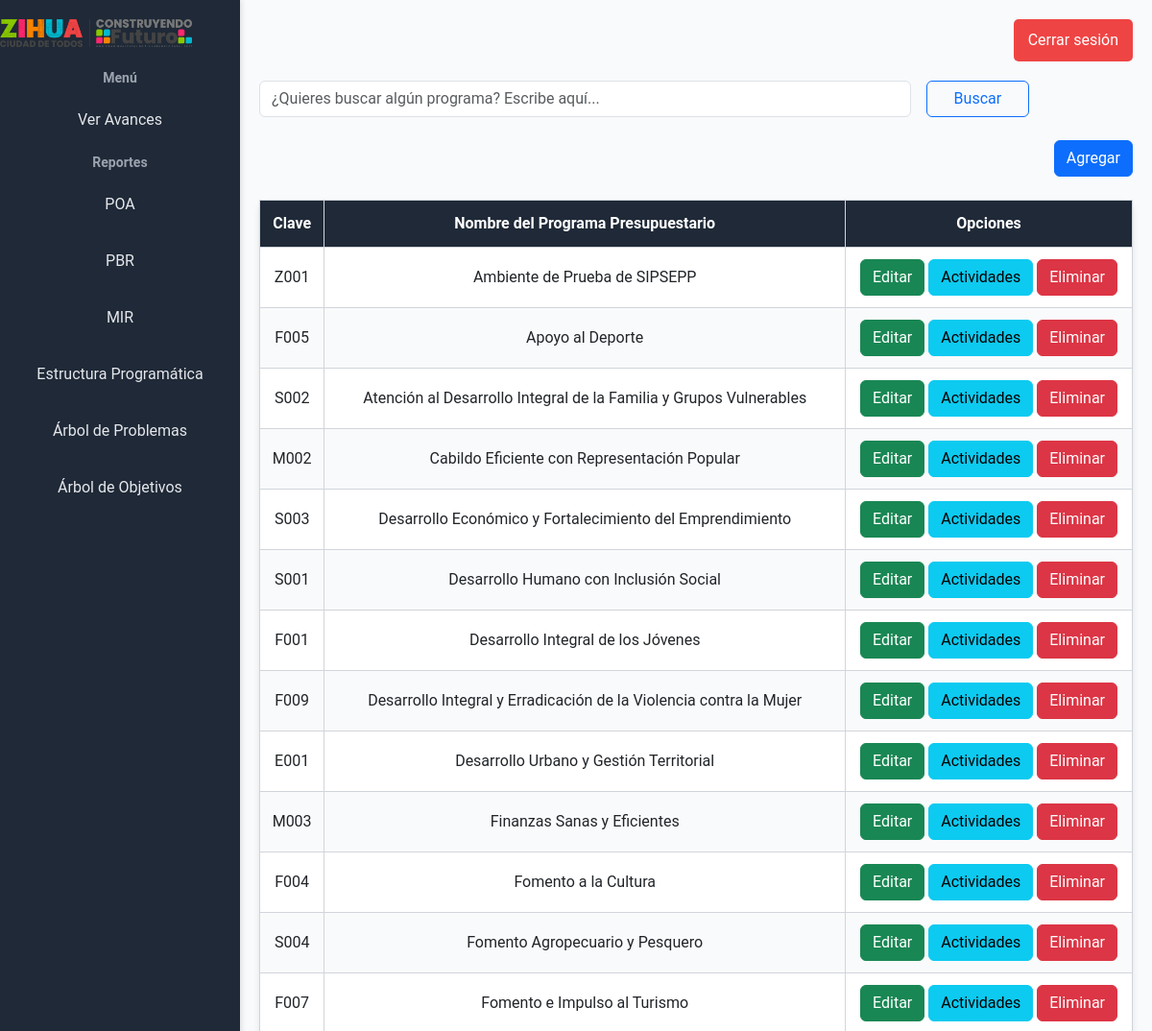
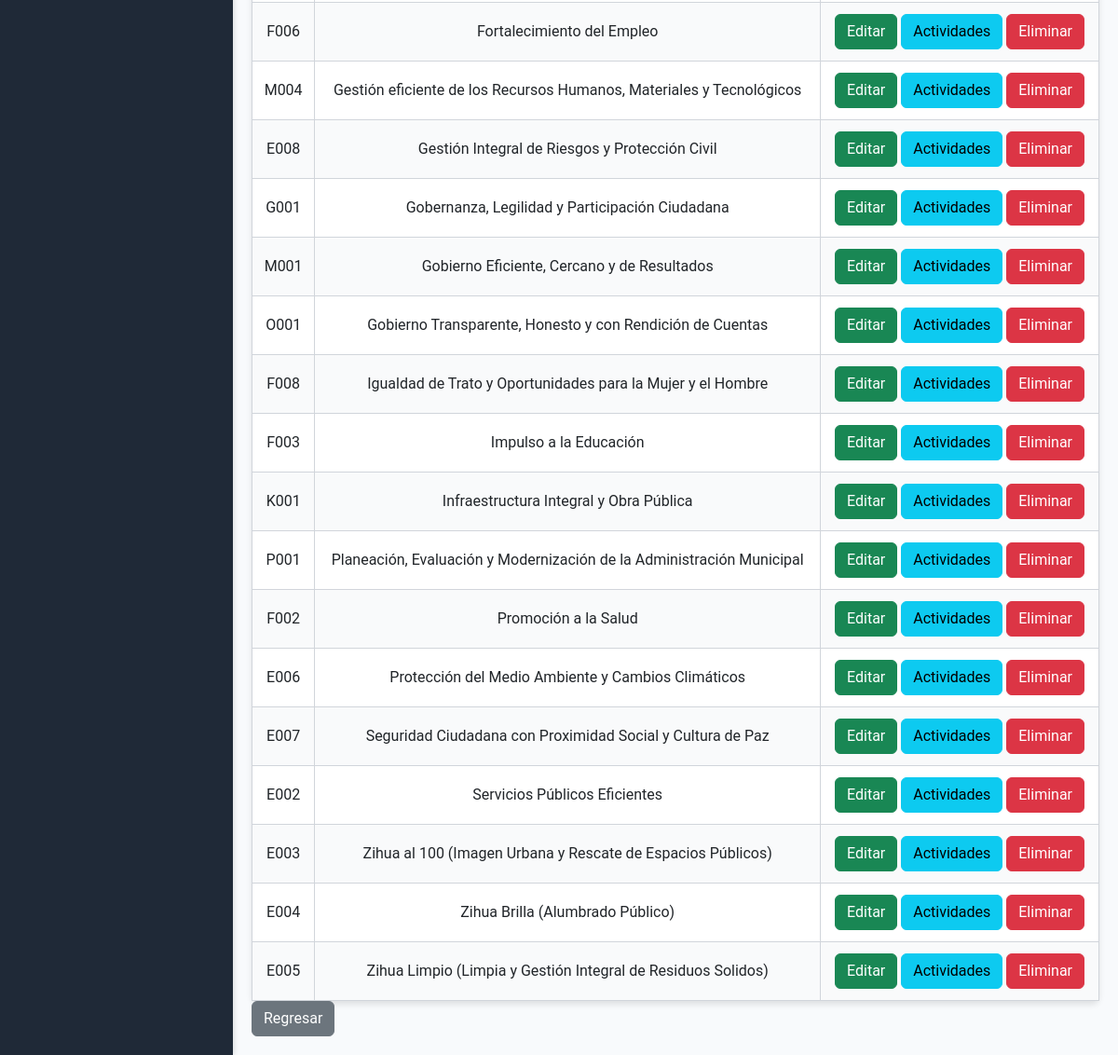
The page /formularios/programa_presupuestario/editarProg.php (signed in) on the database its author committed (2 pictures, top to bottom).
### tables this page shows
CREATE TABLE `listapp` (
  `claveProgramaP` varchar(10) NOT NULL,
  `nombreProgramaP` varchar(255) NOT NULL
);

### formularios/programa_presupuestario/editarProg.php (the view, shortened to what this page needs)
<?php
include '../../database/conexion.php';
$busqueda = isset($_GET['busqueda']) ? '%' . htmlspecialchars($_GET['busqueda'], ENT_QUOTES, 'UTF-8') . '%' : '%';
$programas = [];
$query = "SELECT * FROM listapp WHERE nombreProgramaP LIKE ? OR claveProgramaP LIKE ?";
$stmt = $conn->prepare($query);
$stmt->bind_param("ss", $busqueda, $busqueda);
$stmt->execute();
$result = $stmt->get_result();
if ($result->num_rows > 0) {
    while ($row = $result->fetch_assoc()) {
        $programas[] = $row;
    }
}
?>
<!DOCTYPE html>
<html lang="es">
<head>
    <link href="https://cdn.jsdelivr.net/npm/bootstrap@5.3.0/dist/css/bootstrap.min.css" rel="stylesheet">
    <link rel="stylesheet" href="../../css/editarProg.css">
</head>
<body>
    <div class="sidebar">
        <div class="logo">
            <a href="../plataforma/dashboard.php" target="_blank">
                <img src="../../img/ZIHUA_C.png" alt="Logo">
            </a>
        </div>
        <nav>
            <ul>
                <li><span class="menu-title">Menú</span></li>
                <li><a href="../../formularios/pre_a.php">Ver Avances</a></li>
                <li><span class="menu-title">Reportes</span></li>
                <li><a href="#">POA</a></li>
                <li><a href="#">PBR</a></li>
                <li><a href="#">MIR</a></li>
                <li><a href="#">Estructura Programática</a></li>
                <li><a href="#">Árbol de Problemas</a></li>
                <li><a href="#">Árbol de Objetivos</a></li>
            </ul>
        </nav>
    </div>
    <div class="content">
        <header>
            <button type="button" class="btn-salir" onclick="location.href='../../sesiones_conexiones/destruir_sesion.php';">Cerrar sesión</button>
        </header>
        <form method="GET" class="row g-3 mb-4" id="search-form">
    <div class="col-md-9">
        <input type="text" name="busqueda" id="search-input" class="form-control"
               placeholder="¿Quieres buscar algún programa? Escribe aquí..."
               value="<?php echo isset($_GET['busqueda']) ? htmlspecialchars($_GET['busqueda'], ENT_QUOTES, 'UTF-8') : ''; ?>">
    </div>
    <div class="col-md-3">
        <button type="submit" class="btn btn-outline-primary w-50">Buscar</button>
    </div>
        </form>
        <div class="col-md-12 text-end mb-4">
            <button type="button" class="btn btn-primary" onclick="location.href='agregarPrograma.php';">Agregar</button>
        </div>
        <table>
            <thead>
                <tr>
                    <th>Clave</th>
                    <th>Nombre del Programa Presupuestario</th>
                    <th>Opciones</th>
                </tr>
            </thead>
            <tbody id="results">
                <?php if (count($programas) > 0): ?>
                    <?php foreach ($programas as $programa): ?>
                        <tr data-clave="<?php echo htmlspecialchars($programa['claveProgramaP'], ENT_QUOTES, 'UTF-8'); ?>">
                        <form method="POST">
        <td>
            <span class="programa-info"><?php echo htmlspecialchars($programa['claveProgramaP'], ENT_QUOTES, 'UTF-8'); ?></span>
        </td>
        <td>
            <span class="programa-info"><?php echo htmlspecialchars($programa['nombreProgramaP'], ENT_QUOTES, 'UTF-8'); ?></span>
        </td>
        <td>
            <button type="button" class="btn btn-success edit-btn">Editar</button>
            <button type="button" class="btn btn-info" onclick="location.href='../pre_a.php?claveProgramaP=<?php echo htmlspecialchars($programa['claveProgramaP'], ENT_QUOTES, 'UTF-8'); ?>'">Actividades</button>
            <button type="submit" name="eliminar" class="btn btn-danger" onclick="return confirm('¿Estás seguro de eliminar este programa?');">Eliminar</button>
        </td>
    </form>
                        </tr>
                    <?php endforeach; ?>
                <?php else: ?>
                    <tr>
                        <td colspan="3">No se encontraron resultados.</td>
                    </tr>
                <?php endif; ?>
            </tbody>
        </table>
        <button type="button" class="btn btn-secondary" onclick="location.href='../../plataforma/dashboard.php';">Regresar</button>
    </div>
</body>
</html>

### css/editarProg.css (style rules this page uses)
* { margin: 0; padding: 0; box-sizing: border-box; }
body { font-family: 'Roboto', sans-serif; display: flex; height: 100vh; background-color: #F8FAFC; }
.sidebar { width: 250px; background-color: #1F2937; color: #FFFFFF; display: flex; flex-direction: column; align-items: center; padding-top: 20px; box-shadow: 2px 0 5px rgba(0, 0, 0, 0.1); }
.logo img { width: 80%; margin-bottom: 20px; }
nav ul { list-style-type: none; width: 100%; padding-left: 0; }
nav ul li { width: 100%; text-align: center; }
.menu-title { font-weight: bold; color: #9CA3AF; margin: 15px 0 10px; font-size: 14px; }
nav ul li a { display: block; padding: 15px; color: #E5E7EB; text-decoration: none; margin: 5px auto; border-radius: 4px; transition: background-color 0.3s ease, color 0.3s ease; }
.content { flex: 1; padding: 20px; overflow-x: auto; max-width: 100%; }
header { display: flex; justify-content: flex-end; margin-bottom: 20px; }
.btn-salir { background-color: #EF4444; color: white; border: none; padding: 10px 15px; border-radius: 5px; cursor: pointer; transition: background-color 0.3s ease; }
table { border-collapse: collapse; width: 100%; table-layout: auto; background-color: #FFFFFF; box-shadow: 0 4px 6px rgba(0, 0, 0, 0.1); border-radius: 8px; }
thead th { background-color: #1F2937; color: #FFFFFF; text-align: center; padding: 10px; border: 1px solid #4B5563; position: sticky; top: 0; z-index: 2; }
thead th, tbody td { padding: 12px; text-align: center; border: 1px solid #D1D5DB; }
tbody tr:nth-child(even) { background-color: #F9FAFB; }

### rows shown on the page
listapp: claveProgramaP "Z001", nombreProgramaP "Ambiente de Prueba de SIPSEPP"
listapp: claveProgramaP "F005", nombreProgramaP "Apoyo al Deporte"
listapp: claveProgramaP "S002", nombreProgramaP "Atención al Desarrollo Integral de la Familia y Grupos Vulnerables"
listapp: claveProgramaP "M002", nombreProgramaP "Cabildo Eficiente con Representación Popular"
listapp: claveProgramaP "S003", nombreProgramaP "Desarrollo Económico y Fortalecimiento del Emprendimiento"
listapp: claveProgramaP "S001", nombreProgramaP "Desarrollo Humano con Inclusión Social"
listapp: claveProgramaP "F001", nombreProgramaP "Desarrollo Integral de los Jóvenes"
listapp: claveProgramaP "F009", nombreProgramaP "Desarrollo Integral y Erradicación de la Violencia contra la Mujer"
listapp: claveProgramaP "E001", nombreProgramaP "Desarrollo Urbano y Gestión Territorial"
listapp: claveProgramaP "M003", nombreProgramaP "Finanzas Sanas y Eficientes"
listapp: claveProgramaP "F004", nombreProgramaP "Fomento a la Cultura"
listapp: claveProgramaP "S004", nombreProgramaP "Fomento Agropecuario y Pesquero"
listapp: claveProgramaP "F007", nombreProgramaP "Fomento e Impulso al Turismo"
listapp: claveProgramaP "F006", nombreProgramaP "Fortalecimiento del Empleo"
listapp: claveProgramaP "M004", nombreProgramaP "Gestión eficiente de los Recursos Humanos, Materiales y Tecnológicos"
listapp: claveProgramaP "E008", nombreProgramaP "Gestión Integral de Riesgos y Protección Civil"
listapp: claveProgramaP "G001", nombreProgramaP "Gobernanza, Legilidad y Participación Ciudadana"
listapp: claveProgramaP "M001", nombreProgramaP "Gobierno Eficiente, Cercano y de Resultados"
listapp: claveProgramaP "O001", nombreProgramaP "Gobierno Transparente, Honesto y con Rendición de Cuentas"
listapp: claveProgramaP "F008", nombreProgramaP "Igualdad de Trato y Oportunidades para la Mujer y el Hombre"
listapp: claveProgramaP "F003", nombreProgramaP "Impulso a la Educación"
listapp: claveProgramaP "K001", nombreProgramaP "Infraestructura Integral y Obra Pública"
listapp: claveProgramaP "P001", nombreProgramaP "Planeación, Evaluación y Modernización de la Administración Municipal"
listapp: claveProgramaP "F002", nombreProgramaP "Promoción a la Salud"
listapp: claveProgramaP "E006", nombreProgramaP "Protección del Medio Ambiente y Cambios Climáticos"
listapp: claveProgramaP "E007", nombreProgramaP "Seguridad Ciudadana con Proximidad Social y Cultura de Paz"
listapp: claveProgramaP "E002", nombreProgramaP "Servicios Públicos Eficientes"
listapp: claveProgramaP "E003", nombreProgramaP "Zihua al 100 (Imagen Urbana y Rescate de Espacios Públicos)"
listapp: claveProgramaP "E004", nombreProgramaP "Zihua Brilla (Alumbrado Público)"
listapp: claveProgramaP "E005", nombreProgramaP "Zihua Limpio (Limpia y Gestión Integral de Residuos Solidos)"
